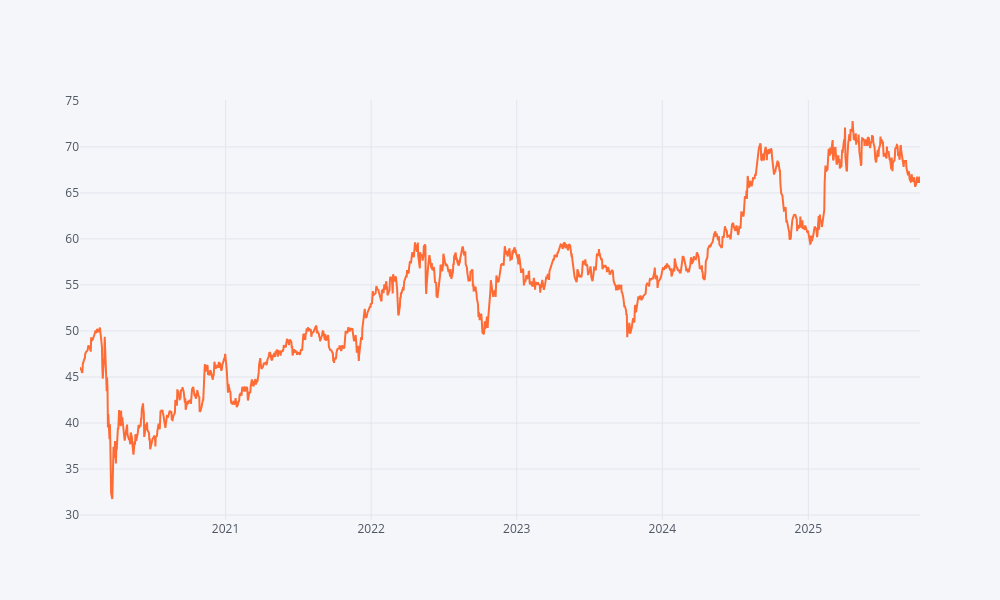

Notebook code for this chart:
### Code cell
# Visualize data
Data.Close.iplot(kind="line")

### Figure 1 — Plotly figure (JSON) as saved in the notebook; plotly's stock layout.template omitted (floating-point values rounded to 4 significant figures; data arrays with more than 128 entries replaced by an {"elided": "..."} marker saying what was removed)
{"data": [{"line": {"color": "#FF6B35"}, "mode": "lines", "type": "scatter", "x": {"elided": "1450 str values"}, "y": {"elided": "1450 float values"}}], "layout": {"height": 600, "legend": {"bgcolor": "#F5F6F9", "font": {"color": "#4D5663"}}, "paper_bgcolor": "#F5F6F9", "plot_bgcolor": "#F5F6F9", "showlegend": false, "title": {"font": {"color": "#4D5663"}, "x": 0.5}, "width": 1000, "xaxis": {"gridcolor": "#E1E5ED", "showgrid": true, "tickfont": {"color": "#4D5663"}, "title": {"font": {"color": "#4D5663"}, "text": ""}, "zerolinecolor": "#E1E5ED"}, "yaxis": {"gridcolor": "#E1E5ED", "showgrid": true, "tickfont": {"color": "#4D5663"}, "title": {"font": {"color": "#4D5663"}, "text": ""}, "zerolinecolor": "#E1E5ED"}}}
